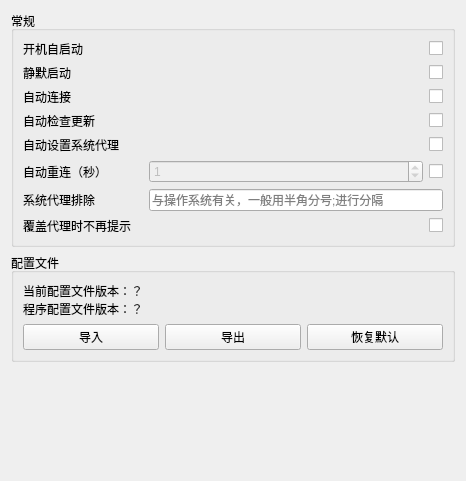
     <widget class="QWidget" name="generalTab">
      <attribute name="title">
       <string>通用</string>
      </attribute>
      <layout class="QGridLayout">
       <item row="7" column="0">
        <spacer name="commonTabVerticalSpacer">
         <property name="orientation">
          <enum>Qt::Orientation::Vertical</enum>
         </property>
         <property name="sizeHint" stdset="0">
          <size>
           <width>444</width>
           <height>108</height>
          </size>
         </property>
        </spacer>
       </item>
       <item row="3" column="0" rowspan="2">
        <widget class="QGroupBox" name="profileGroup">
         <property name="title">
          <string>配置文件</string>
         </property>
         <layout class="QGridLayout" name="gridLayout_5">
          <item row="1" column="1">
           <widget class="QPushButton" name="exportPushButton">
            <property name="text">
             <string>导出</string>
            </property>
           </widget>
          </item>
          <item row="0" column="0" colspan="3">
           <widget class="QLabel" name="configVersionLabel">
            <property name="text">
             <string>当前配置文件版本：？
程序配置文件版本：？</string>
            </property>
           </widget>
          </item>
          <item row="1" column="2">
           <widget class="QPushButton" name="resetDefaultPushButton">
            <property name="text">
             <string>恢复默认</string>
            </property>
           </widget>
          </item>
          <item row="1" column="0">
           <widget class="QPushButton" name="importPushButton">
            <property name="text">
             <string>导入</string>
            </property>
           </widget>
          </item>
         </layout>
        </widget>
       </item>
       <item row="1" column="0">
        <widget class="QGroupBox" name="commonGroup">
         <property name="title">
          <string>常规</string>
         </property>
         <layout class="QGridLayout" name="gridLayout_7">
          <item row="3" column="2">
           <widget class="QCheckBox" name="checkUpdateAfterStartCheckBox">
            <property name="text">
             <string/>
            </property>
           </widget>
          </item>
          <item row="0" column="2">
           <widget class="QCheckBox" name="autoStartCheckBox">
            <property name="text">
             <string/>
            </property>
           </widget>
          </item>
          <item row="1" column="2">
           <widget class="QCheckBox" name="silentStartCheckBox">
            <property name="text">
             <string/>
            </property>
           </widget>
          </item>
          <item row="5" column="0">
           <widget class="QLabel" name="zjuConnectTabLabel7">
            <property name="text">
             <string>自动重连（秒）</string>
            </property>
           </widget>
          </item>
          <item row="0" column="0">
           <widget class="QLabel" name="commonTabLable4">
            <property name="text">
             <string>开机自启动</string>
            </property>
           </widget>
          </item>
          <item row="5" column="2">
           <widget class="QCheckBox" name="autoReconnectCheckBox">
            <property name="text">
             <string/>
            </property>
            <property name="checked">
             <bool>false</bool>
            </property>
           </widget>
          </item>
          <item row="0" column="1" rowspan="6">
           <spacer name="horizontalSpacer_3">
            <property name="orientation">
             <enum>Qt::Orientation::Horizontal</enum>
            </property>
            <property name="sizeHint" stdset="0">
             <size>
              <width>0</width>
              <height>0</height>
             </size>
            </property>
           </spacer>
          </item>
          <item row="7" column="1" colspan="2">
           <widget class="QLineEdit" name="systemProxyBypassLineEdit">
            <property name="placeholderText">
             <string>与操作系统有关，一般用半角分号;进行分隔</string>
            </property>
           </widget>
          </item>
          <item row="1" column="0">
           <widget class="QLabel" name="commonTabLabelSilentStart">
            <property name="text">
             <string>静默启动</string>
            </property>
           </widget>
          </item>
          <item row="2" column="0">
           <widget class="QLabel" name="commonTabLable5">
            <property name="text">
             <string>自动连接</string>
            </property>
           </widget>
          </item>
          <item row="7" column="0">
           <widget class="QLabel" name="zjuConnectTabLabel11">
            <property name="text">
             <string>系统代理排除</string>
            </property>
           </widget>
          </item>
          <item row="3" column="0">
           <widget class="QLabel" name="commonTabLable6">
            <property name="text">
             <string>自动检查更新</string>
            </property>
           </widget>
          </item>
          <item row="4" column="2">
           <widget class="QCheckBox" name="autoSetProxyCheckBox">
            <property name="text">
             <string/>
            </property>
           </widget>
          </item>
          <item row="2" column="2">
           <widget class="QCheckBox" name="connectAfterStartCheckBox">
            <property name="text">
             <string/>
            </property>
           </widget>
          </item>
          <item row="4" column="0">
           <widget class="QLabel" name="commonTabLable4_2">
            <property name="text">
             <string>自动设置系统代理</string>
            </property>
           </widget>
          </item>
          <item row="5" column="1">
           <widget class="QSpinBox" name="reconnectTimeSpinBox">
            <property name="enabled">
             <bool>false</bool>
            </property>
            <property name="maximum">
             <number>86400</number>
            </property>
            <property name="value">
             <number>1</number>
            </property>
           </widget>
          </item>
          <item row="8" column="0">
           <widget class="QLabel" name="commonTabLabelSuppressProxyWarning">
            <property name="text">
             <string>覆盖代理时不再提示</string>
            </property>
           </widget>
          </item>
          <item row="8" column="2">
           <widget class="QCheckBox" name="suppressProxyOverrideWarningCheckBox">
            <property name="text">
             <string/>
            </property>
           </widget>
          </item>
          <item row="9" column="0">
           <spacer name="horizontalSpacer_4">
            <property name="orientation">
             <enum>Qt::Orientation::Horizontal</enum>
            </property>
            <property name="sizeType">
             <enum>QSizePolicy::Policy::Preferred</enum>
            </property>
            <property name="sizeHint" stdset="0">
             <size>
              <width>120</width>
              <height>0</height>
             </size>
            </property>
           </spacer>
          </item>
         </layout>
        </widget>
       </item>
      </layout>
     </widget>
